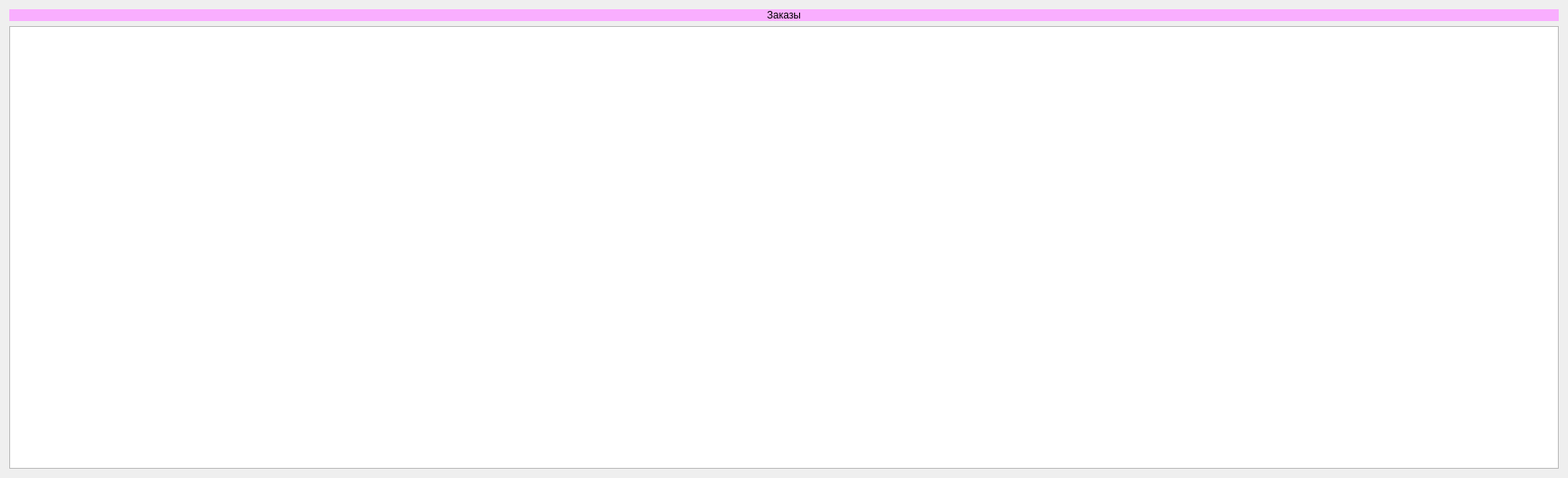
<?xml version="1.0" encoding="UTF-8"?>
<ui version="4.0">
 <class>Dialog</class>
 <widget class="QDialog" name="Dialog">
  <property name="geometry">
   <rect>
    <x>0</x>
    <y>0</y>
    <width>1862</width>
    <height>568</height>
   </rect>
  </property>
  <property name="windowTitle">
   <string>Dialog</string>
  </property>
  <property name="styleSheet">
   <string notr="true">font: 10pt &quot;Comic Sans MS&quot;;</string>
  </property>
  <layout class="QVBoxLayout" name="verticalLayout_2">
   <item>
    <layout class="QVBoxLayout" name="table_client">
     <item>
      <widget class="QLabel" name="label">
       <property name="styleSheet">
        <string notr="true">background-color: rgb(249, 174, 255);</string>
       </property>
       <property name="text">
        <string>Заказы</string>
       </property>
       <property name="alignment">
        <set>Qt::AlignCenter</set>
       </property>
      </widget>
     </item>
     <item>
      <widget class="QTableView" name="tableView"/>
     </item>
    </layout>
   </item>
  </layout>
 </widget>
 <resources/>
 <connections/>
</ui>
